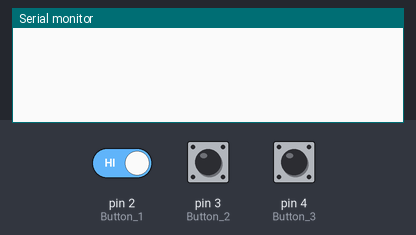
Simulated run of this sketch. Board: Arduino Uno, built with avr-gcc and run on an emulated ATmega328P. Shown: the last lines printed to the serial monitor. The test bench sets the inputs (shaded band); at power-on: pin 3 (Button_2) HIGH, pin 4 (Button_3) HIGH, pin 2 (Button_1) HIGH.

Above: at 1.2 s.
1.3 s: pin 3 (Button_2) pulled LOW for 0.15 s
At 2.1 s:
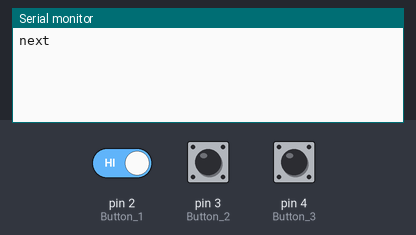
2.9 s: pin 4 (Button_3) pulled LOW for 0.15 s
At 3.3 s:
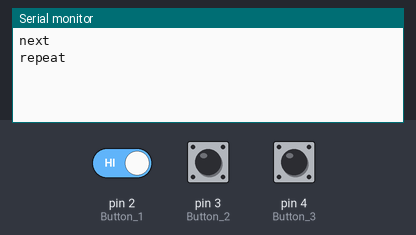
4.5 s: pin 2 (Button_1) driven LOW and pin 3 (Button_2) driven LOW
At 5.2 s:
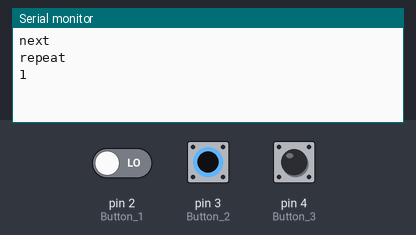

Measured:
- after the input at 1.3 s, the serial monitor: prints a new line after 0.05 s (image 1)
- after the input at 2.9 s, the serial monitor: prints a new line after 0.05 s (image 2)
- after the input at 4.5 s, the serial monitor: prints a new line after 0.10 s (image 3)

The sketch:

aaaaaa.ino
```cpp
int buttonCounter = 0; // Stores the count
bool button1Pressed = false; // Prevents multiple increments on one press
bool button2Pressed = false;
bool button3Pressed = false; // Prevents multiple prints of "repeat"

void setup() {
  pinMode(2, INPUT_PULLUP); // Button 1 (Increase counter)
  pinMode(3, INPUT_PULLUP); // Button 2 (Print counter)
  pinMode(4, INPUT_PULLUP); // Button 3 (Print "repeat")
  Serial.begin(9600);
}

void loop() {
  // Read button states
  int button1State = digitalRead(2);
  int button2State = digitalRead(3);
  int button3State = digitalRead(4);

  // 🔹 Button 1: Increment counter (Only when pressed)
  if (button1State == LOW && !button1Pressed) {
    delay(50); // Debounce delay
    if (digitalRead(2) == LOW) { // Check again to confirm press
      if (buttonCounter >= 3) {
        buttonCounter = 4;
      } else {
        buttonCounter++;
      }
      button1Pressed = true; // Prevents multiple counts on a single press
    }
  }
  if (button1State == HIGH) {
    button1Pressed = false; // Reset when button is released
  }

  // 🔹 Button 2: Print counter OR "next"
  if (button2State == LOW && !button2Pressed) {
    delay(50); // Debounce delay
    if (digitalRead(3) == LOW) { // Confirm press
      if (buttonCounter > 0) {
        Serial.println(buttonCounter);
        buttonCounter = 0; // Reset only after printing counter
      } else {
        Serial.println("next");
      }
      button2Pressed = true;
    }
  }
  if (button2State == HIGH) {
    button2Pressed = false; // Reset when button is released
  }

  // 🔹 Button 3: Print "repeat" only once per press
  if (button3State == LOW && !button3Pressed) {
    delay(50); // Debounce delay
    if (digitalRead(4) == LOW) { // Confirm press
      Serial.println("repeat");
      button3Pressed = true;
    }
  }
  if (button3State == HIGH) {
    button3Pressed = false; // Reset when button is released
  }
}
```
